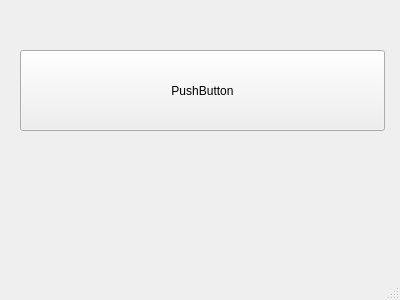
<?xml version="1.0" encoding="UTF-8"?>
<ui version="4.0">
 <class>calculator</class>
 <widget class="QMainWindow" name="calculator">
  <property name="geometry">
   <rect>
    <x>0</x>
    <y>0</y>
    <width>400</width>
    <height>300</height>
   </rect>
  </property>
  <property name="windowTitle">
   <string>calculator</string>
  </property>
  <widget class="QWidget" name="centralWidget">
   <widget class="QPushButton" name="pushButton">
    <property name="geometry">
     <rect>
      <x>20</x>
      <y>50</y>
      <width>365</width>
      <height>81</height>
     </rect>
    </property>
    <property name="text">
     <string>PushButton</string>
    </property>
   </widget>
  </widget>
  <widget class="QStatusBar" name="statusBar"/>
 </widget>
 <layoutdefault spacing="6" margin="11"/>
 <resources/>
 <connections>
  <connection>
   <sender>calculator</sender>
   <signal>toolButtonStyleChanged(Qt::ToolButtonStyle)</signal>
   <receiver>calculator</receiver>
   <slot>setFocus()</slot>
   <hints>
    <hint type="sourcelabel">
     <x>199</x>
     <y>149</y>
    </hint>
    <hint type="destinationlabel">
     <x>199</x>
     <y>149</y>
    </hint>
   </hints>
  </connection>
 </connections>
</ui>
